Frame 1 (no input): blank canvas, image omitted
Frame 60 (no input): blank canvas, image omitted
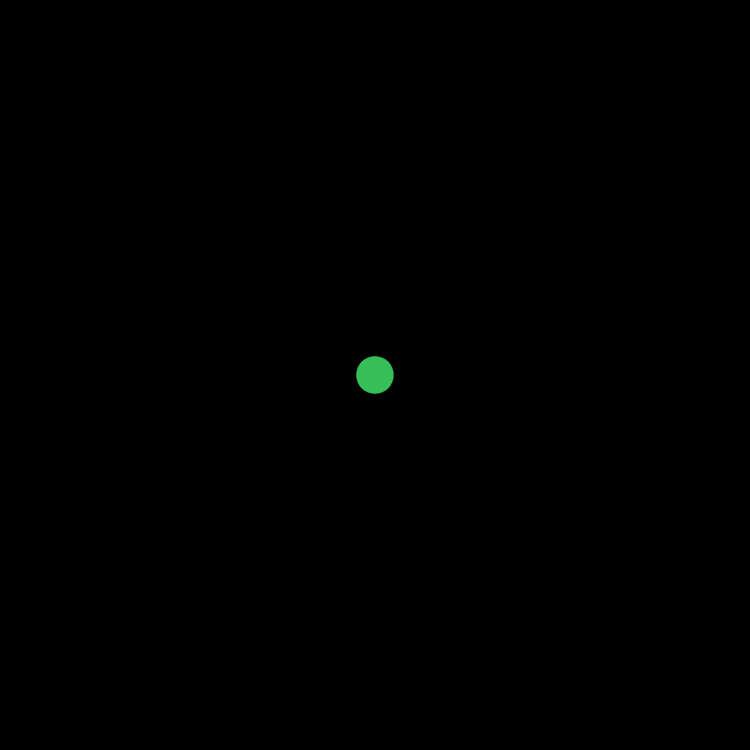
Frame 120 (the mouse pressed at the canvas centre since frame 60)

The p5.js sketch whose frames 1 and 60 were blank and that drew this single picture after the mouse press (run headless with seeded random() and noise() and a simulated clock; from frame 60 on, the mouse is pressed at the canvas centre):

// p5.js sketch
// ── sketch.js
let planets = [];

function setup() {
	createCanvas(750, 750);
}

function draw() {
	background(0);
	for (planet of planets)	{
		planet.show();
	}
}

function mousePressed()	{
	planet = new Planet(mouseX, mouseY);
	planets.push(planet);
}

class Planet	{
	constructor(x, y)	{
		this.x = x;
		this.y = y;
		this.r = random(10, 50);
		this.color = color(random(1, 255), random(1, 255), random(1, 255));
	}

	show()	{
		fill(this.color);
		ellipse(this.x, this.y, this.r);
	}
}
